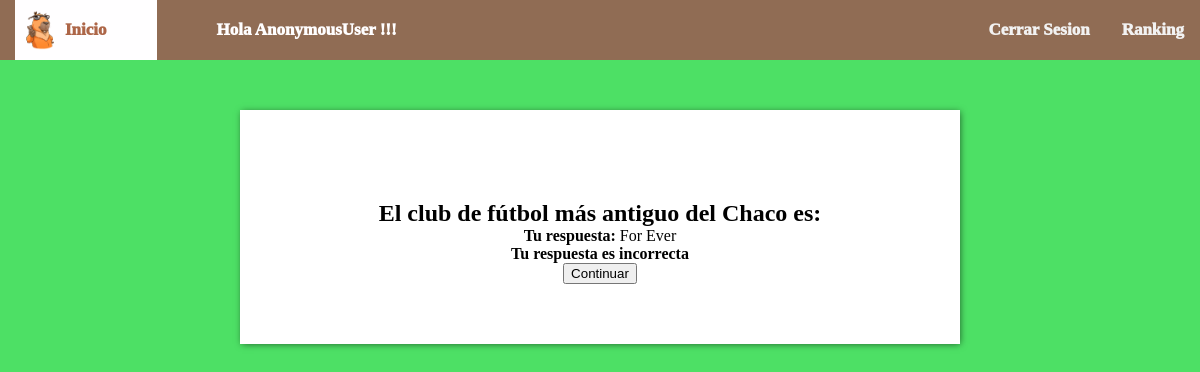
Screenshot of /resultado_pregunta/234/ with the database file from the repository.
### Quiz1/models.py (models this page shows, shortened)
class PreguntasRespondidas(models.Model):
	quizUser = models.ForeignKey(QuizUsuario, on_delete=models.CASCADE, related_name='intentos')
	pregunta = models.ForeignKey(Pregunta, on_delete=models.CASCADE)
	respuesta = models.ForeignKey(ElegirRespuesta, on_delete=models.CASCADE, null=True)
	correcta  = models.BooleanField(verbose_name='¿Es esta la respuesta correcta?', default=False, null=False)
	puntaje_obtenido = models.DecimalField(verbose_name='Puntaje Obtenido', default=0, decimal_places=2, max_digits=6)
	nivel = models.CharField(default='',verbose_name='nivel',max_length=10)

class Pregunta(models.Model):
	CATEGORIAS = [
		('HISTORIA', 'Historia'),
		('GEOGRAFIA','Geografía'),
        ('EDUCACION', 'Educación'),
        ('ECONOMIA', 'Economía'),
		('CULTURA','Cultura'),
		('DEPORTE','Deporte')
	]
	NIVELES = [
		('FACIL', 'Facil'),
		('MEDIO', 'Medio'),
		('DIFICIL', 'Dificil')
	]
	NUMER_DE_RESPUESTAS_PERMITIDAS = 1
	texto = models.TextField(verbose_name='Texto de la pregunta')
	categoria = models.CharField(max_length=50,choices= CATEGORIAS,default='')
	max_puntaje = models.DecimalField(verbose_name='Maximo Puntaje', default=3, decimal_places=2, max_digits=6)
	nivel = models.CharField(max_length=50,choices=NIVELES,default='')

class ElegirRespuesta(models.Model):
	MAXIMO_RESPUESTA = 4
	pregunta = models.ForeignKey(Pregunta, related_name='opciones', on_delete=models.CASCADE)
	correcta = models.BooleanField(verbose_name='¿Es esta la pregunta correcta?', default=False, null=False)
	texto = models.TextField(verbose_name='Texto de la respuesta')

### Quiz1/views.py (the view)
# urls.py: path('resultado_pregunta/<int:pregunta_respondida_pk>/',resultado_pregunta, name='resultado'),
def resultado_pregunta(request, pregunta_respondida_pk):
	respondida = get_object_or_404(PreguntasRespondidas, pk=pregunta_respondida_pk)
	nivel = respondida.pregunta.nivel
	context = {
		'respondida':respondida,
		'nivel':nivel
	}
	return render(request, 'play/resultados.html', context)

### template/play/resultados.html (shortened to what this page needs)
<!DOCTYPE html>
{% load static %}
<html lang="es">
<head>
    <link rel="stylesheet" href="{% static 'css/styleJugar.css' %}">
</head>
<body>
    <header>
        <nav class="menu">
            <a href="/logout_vista/" class="active"> <img src="{% static 'css/Carpi2.png' %}" class="caprincho"/>Inicio</a>
            <a href="#" class="user">Hola {{user}} !!!</a>
            <a href="/tablero/" class="direcciones">Ranking</a>
            <a href="/logout_vista/" class="direcciones">Cerrar Sesion</a>
        </nav>
      </header>
{% block contenido %}
<div id="wrapper">
    <h2 class="text-info">{{respondida.pregunta.texto|safe}}</h2>
    <p>
        <strong>Tu respuesta:</strong>
        {{respondida.respuesta.texto|safe}}
    </p>
    {% if respondida.respuesta.correcta %}
        <h4 class="text-success">Tu respuesta es correcta!!</h4>
    {% else %}
        <h4 class="text-danger">Tu respuesta es incorrecta</h4>
    {% endif %}
    <a href='/jugar/?nivel={{nivel}}'>
        <button id="start" class="btn-success">
            Continuar
        </button>
    </a>
</div>
{% endblock %}
</body>
</html>

### static/css/styleJugar.css (style rules this page uses)
* { margin:0; margin-top:0; }
.menu { background-color: #906c54; overflow: hidden; padding: 0px; position: sticky; }
.menu a { float: right; display: block; color: #f2f2f2; text-align: center; padding: 20px 16px; text-decoration: none; font-size: 17px; box-sizing: border-box; font-weight:1000; }
.menu a.active { float: left; background-color: #fffeff; color: #ad6648; padding: 20px 50px; position: relative; left: 15px; font-weight:1000 }
.menu a.user { float: left; color: #fffeff; padding: 20px 50px; position: relative; left: 15px; font-weight:1000; margin:0 10px }
.caprincho { width: 70px; float: inherit; position: absolute; top: 10px; left: -10px ; }
body { background-image: url("https://www.wowpatterns.com/assets/files/resource_images/cotton-flowers-pattern.jpg"); background-color: rgb(77, 224, 101); text-align: center; padding-top: 0pc; }
#wrapper { display:block ; margin: 50px auto; width: 50%; height: auto; background-color: #ffffff; padding: 5%; box-shadow: 1px 1px 7px -1px rgba(0, 0, 0, 0.59); }

### rows the page displays
PreguntasRespondidas: pregunta.texto "El club de fútbol más antiguo del Chaco es:", respuesta.texto "For Ever"

### other values shown
{{ user }} "AnonymousUser"
